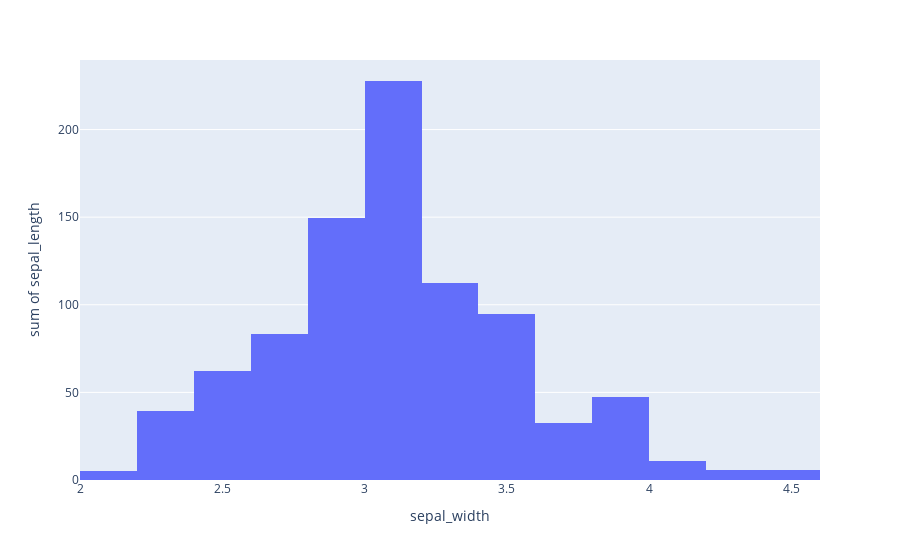

The code cell stored with this chart in its notebook:
### Code cell
fig3=px.histogram(iris,x="sepal_width",y="sepal_length")
fig3.show()

### Figure 1 — Plotly figure (JSON) as saved in the notebook; plotly's stock layout.template omitted (floating-point values rounded to 4 significant figures; data arrays with more than 128 entries replaced by an {"elided": "..."} marker saying what was removed)
{"data": [{"alignmentgroup": "True", "bingroup": "x", "histfunc": "sum", "hovertemplate": "sepal_width=%{x}<br>sum of sepal_length=%{y}<extra></extra>", "legendgroup": "", "marker": {"color": "#636efa", "pattern": {"shape": ""}}, "name": "", "offsetgroup": "", "orientation": "v", "showlegend": false, "type": "histogram", "x": {"elided": "150 float values"}, "xaxis": "x", "y": {"elided": "150 float values"}, "yaxis": "y"}], "layout": {"autosize": true, "barmode": "relative", "legend": {"tracegroupgap": 0}, "margin": {"t": 60}, "xaxis": {"anchor": "y", "autorange": true, "domain": [0, 1], "range": [2.0, 4.6], "title": {"text": "sepal_width"}, "type": "linear"}, "yaxis": {"anchor": "x", "autorange": true, "domain": [0, 1], "range": [0, 239.7], "title": {"text": "sum of sepal_length"}, "type": "linear"}}}
